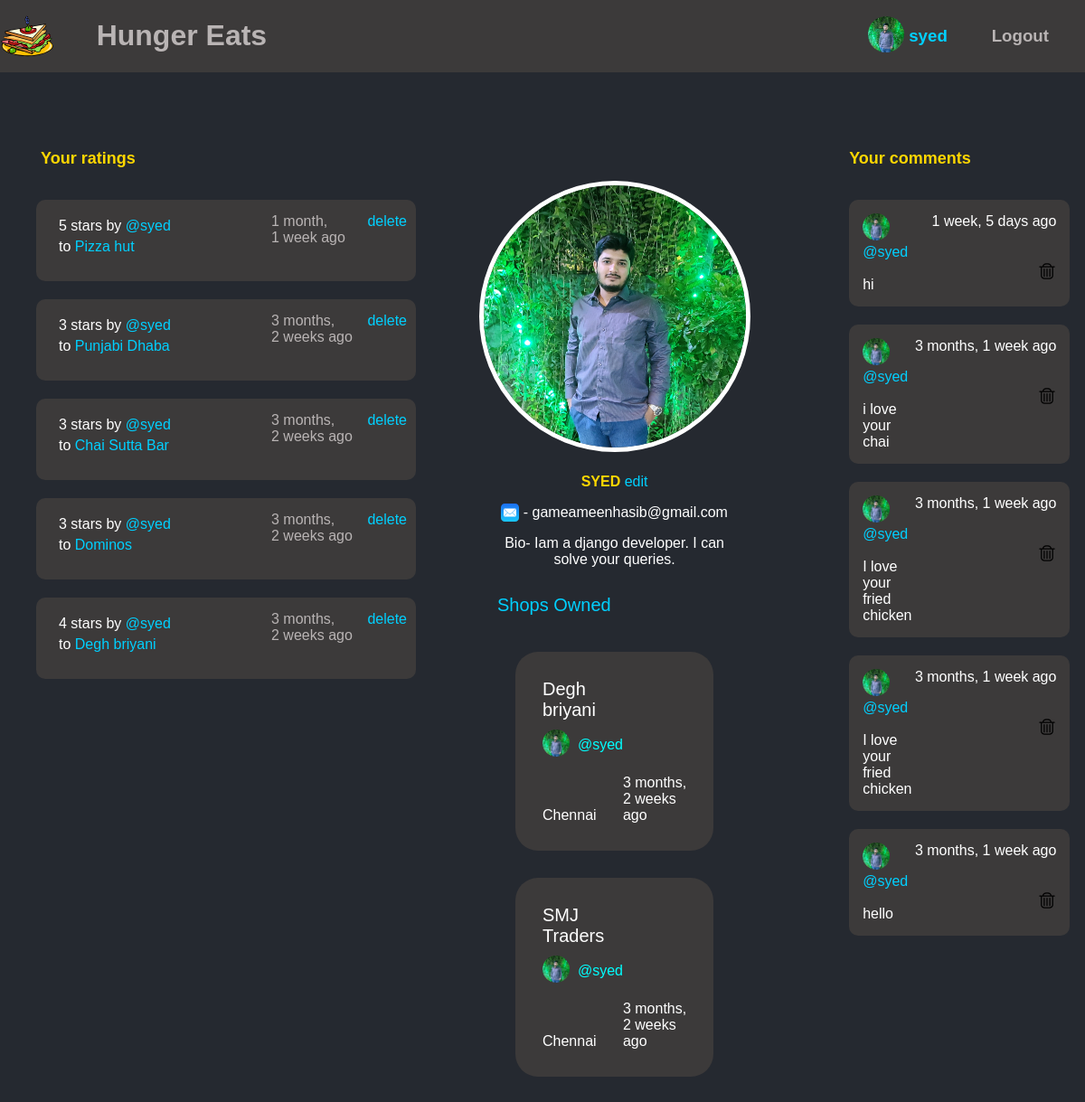
The page /profile/1/ (signed in) on the database as committed earlier.
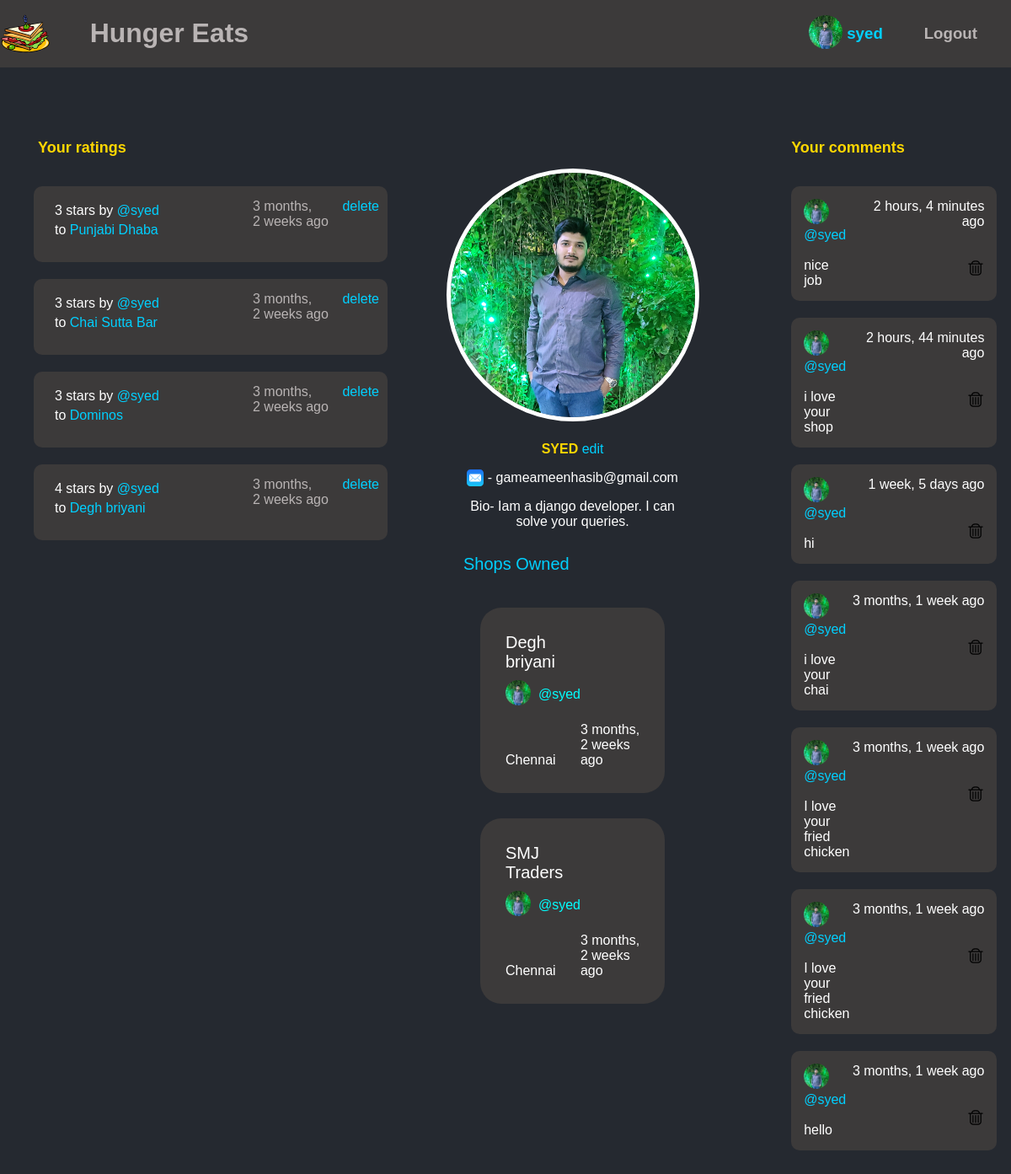
The same page on the database as committed later.
### hunger/models.py (models this page shows, shortened)
class User(AbstractUser):
    email=models.EmailField(null=True)
    bio=models.TextField(null=True)
    avatar=models.ImageField(null=True,default="avatar.svg")

class Ratings(models.Model):
    user=models.ForeignKey(User,on_delete=models.CASCADE)
    shopname=models.ForeignKey(Shop,on_delete=models.CASCADE,related_name="shopname",null=True)
    stars=models.PositiveIntegerField(default=1,validators=[MaxValueValidator(5),MinValueValidator(1)] )
    updated =models.DateTimeField(auto_now=True)
    created=models.DateTimeField(auto_now_add=True)
    class Meta:
        ordering=['-updated','-created']

class Shop(models.Model):
    item=models.ForeignKey("Items", blank=True,on_delete=models.SET_NULL,null=True, related_name="items")
    shop_name=models.CharField(max_length=100 ,blank=True,unique=True)
    phone=models.TextField(validators=[MinLengthValidator(10),MaxLengthValidator(10)],null=True,blank=True)
    email=models.EmailField(max_length=50,null=True,blank=True)
    shop_host=models.ForeignKey(User,on_delete=models.SET_NULL,null=True)
    description=models.TextField(max_length=200,null=True)
    location=models.TextField(max_length=100,null=True)
    updated =models.DateTimeField(auto_now=True)
    created=models.DateTimeField(auto_now_add=True)
    class Meta:
        ordering=['shop_name']
    def __str__(self):
        return self.shop_name

class Message(models.Model):
    user=models.ForeignKey(User,on_delete=models.CASCADE)
    shop=models.ForeignKey(Shop,on_delete=models.CASCADE)
    body=models.TextField(null=True,blank=True)
    updated =models.DateTimeField(auto_now=True)
    created=models.DateTimeField(auto_now_add=True)
    class Meta:
        ordering=['-updated','-created']

### hunger/views.py (the view)
# urls.py: path('profile/<str:pk>/',views.profilepage,name="profile"),
@login_required(login_url='login')
def profilepage(request,pk):
    user=User.objects.get(id=pk)
    shops=user.shop_set.all()
    rating=Ratings.objects.all()
    ratings=rating.filter(user_id=pk)
    comments=Message.objects.filter(user_id=pk)
    context={'user':user,'ratings':ratings,'comments':comments,'shops':shops}
    return render(request,'hunger/profile.html',context)

### hunger/templates/hunger/profile.html (shortened to what this page needs)
{% extends 'index.html' %}
{% block content %}
<div id="spacing"></div>
<div id="profilepage">
    <div id="profile_div_1"> <div id="rating_1">  {% if request.user.username == user.username %}
          <b>Your ratings </b>
          {% else %}
          <b>{{user.username}} ratings </b>
           {% endif %}
    </div>
     <div> {% include 'hunger/rating-component.html' %}</div>
    </div>
   <div id="profile_div_2">
    <div id="profile3">
        <div> <img id="mainphoto" src="{{  user.avatar.url }}" alt=""> </div>
       <div id="profile_info_1">
       <b> {{user.username.upper}} </b>  {% if request.user == user %} <a href="{% url 'update-user' %}">edit</a> {% endif %}
        <br>
        <div id="profile_info_2">
             - {{user.email}} </div>
        {% if user.bio != None %}
        <div id="profile_info_3">
          Bio- {{user.bio}}
        {% endif %} </div> </div>
    </div>
    <div id="shops_owned_profile_1">
         <div id="shop_profile_1">Shops Owned  </div>
        {% include 'hunger/shop-available.html' %}
         </div>
   </div>
   <div id="profile_div_3"> <div id="comments_1">
    {% if request.user.username == user.username %}
          <b>Your comments </b>
           {% else %}
           <b>{{user.username}} comments </b>
            {% endif %} </div>
    <div> {% include 'hunger/shop-comments.html' %}  </div>
     </div>
   </div>
{% endblock %}

### templates/index.html (shortened to what this page needs)
<!DOCTYPE html>
{% load static %}
<html lang="en">
  <head>
     <link rel="stylesheet" href="{% static 'css/home.css' %}">
     <link rel="stylesheet" href="{% static 'css/base.css' %}">
  </head>
  <body>
    {% include 'nav.html' %}
    {% block content %}
    {% endblock %}
  </body>
</html>

### templates/nav.html (shortened to what this page needs)
{% block content %} {% load static %}
<div id="for-navbar">
  <div id="heading">
    <h1 id="h11">
      <a href="{% url 'home' %}">
        <div id="headingsvg">
          <div id="svg1">
          </div>
          <div id="headingtext">Hunger Eats</div>
        </div>
      </a>
    </h1>
    <div>
      <h3>
        <div id="heading2">
          {% if request.user.is_authenticated %}
          <div>
            <div id="heading3">
              <div>
                <img
                  id="profilephoto"
                  src="{{request.user.avatar.url}}"
                  alt=""
                />
              </div>
              <div>
                <a href="{% url 'profile' request.user.id %}">
                  {{request.user}}
                </a>
              </div>
            </div>
          </div>
          <div id="logout1">
            <a href="{% url 'logout' %}">Logout</a>
          </div>
        </div>
        {% endif %}
      </h3>
    </div>
  </div>
</div>
{% endblock %}

### hunger/templates/hunger/rating-component.html
<div class="main11">
{% for rating in ratings %}
<div id="rating-2">
<div id="for-items">
  <div>
    <div id="rating-3">      {{rating.stars}} stars by
      <a href="{% url 'profile' rating.user.id %}">
        @{{rating.user}}
      </a> </div>
    <div id="rating-4"> to <a href="{% url 'shop' rating.shopname.id  %}"> {{rating.shopname}}</a> </div>
  </div>
  <div id="rating-5">
    {{rating.created|timesince}} ago  &nbsp;
    {% url  'profile' rating.user.id  as profile %}
    {% if request.user == rating.user and  request.get_full_path == profile  %}
    <div>
    <a href="{% url 'delete-rating' rating.id %}"> delete </a>
  </div>
    {% endif %}
  </div>
</div>
</div>
{% endfor %}
</div>

### hunger/templates/hunger/shop-available.html
<div class="main11">
  {% for shop in shops %}
  <a class="shop_hovering" href="{% url 'shop' shop.id  %}">
    <div id="shop_body">
      <div class="shop_griding">
        <div id="shop_1">
          <div id="shop_11">
            <div id="shop_111">{{shop.shop_name}}</div>
            <div id="shop_112">
              <div>
                <img
                  id="profilepic"
                  src="{{shop.shop_host.avatar.url}}"
                  alt=""
                />
              </div>&nbsp;&nbsp;
              <div id="shop_113">@{{shop.shop_host}}</div>
            </div>
          </div>
          <div id="shop_12"><div id="shop_13">{{shop.location}}</div></div>
        </div>
        <div id="shop_2">
          <div id="shop_time">{{shop.created|timesince}} ago</div>
        </div>
      </div>
    </div>
  </a>
  {% endfor %}
</div>

### hunger/templates/hunger/shop-comments.html (shortened to what this page needs)
<div class="main11">
  {% for comment in comments %}
  <div id="comment_1">
    <div>
      <a href="{% url 'profile' comment.user.id %}">
        <img id="profilepic" src="{{comment.user.avatar.url}}" alt="" />
        @{{comment.user}}</a
      >
      <br />
      <br />
      <div id="comment_body">
        {{comment.body}}
      </div>
    </div>
    <div id="comment_time">
      {{comment.created|timesince}} ago
      <br>
      {% if comment.user == request.user %}
      <br>
      <br>
      <a href="{% url 'delete-message' comment.id %}">
      </a>
      {% endif %}
    </div>
  </div>
  {% endfor %}
</div>

### static/css/home.css (style rules this page uses)
#for-items { display: grid; grid-template-columns: 2fr 1fr; }
#profilephoto { width: 40px; height: 40px; border-radius: 20px; background-size: cover; }
#profilepic { width: 30px; height: 30px; border-radius: 15px; }
#mainphoto { width: 300px; height: 300px; border-radius: 150px; border: 5px solid rgb(255, 255, 255); }
#profilepage { display: grid; grid-template-columns: 2fr 3fr 2fr ; }
#profile3 { justify-items: center; text-align: center; }

### static/css/base.css (style rules this page uses)
* { box-sizing: border-box; margin: 0; padding: 0; color: rgb(0, 0, 0); }
body { background-color: rgb(37, 41, 48); font-family: "Gill Sans", "Gill Sans MT", Calibri, "Trebuchet MS", sans-serif; }
a { text-decoration: none; color: rgb(0, 208, 255); }
.main11 { overflow: scroll; height: auto; }
#shop_body { height: 220px; margin: 30px; background-color: rgb(60, 58, 58); padding: 30px; border-radius: 25px; }
.shop_griding { display: grid; grid-template-columns: 2fr 1fr; }
#shop_11 { height: 80px; }
#shop_111 { color: white; font-size: 20px; }
#shop_112 { display: flex; align-items: center; padding-top: 10px; }
#shop_113 { color: cyan; }
#shop_12 { display: flex; align-items: flex-end; height: 80px; }
#shop_2 { height: auto; display: flex; align-items: flex-end; justify-content: end; }
#shop_time { color: white; }
#shop_13 { color: white; }
#rating-2 { width: 420px; height: 90px; background-color: rgb(60, 58, 58); border-radius: 10px; margin: 20px; padding:5px 10px; }
#rating-3 { padding: 15px 0px 5px 15px; color: white; }
#rating-4 { color: white; padding-left: 15px; }
#rating-5 { width: 150px; padding-top: 10px; color: rgb(185, 180, 180); display: flex; }
#for-navbar { background-color: rgb(60, 58, 58); width: 100% ; height: 80px; display: flex; justify-content: center; }
#heading { width: 1200px; height: 80px; display: grid; grid-template-columns: 2fr 0.5fr; }
#headingsvg { display: grid; grid-template-columns: 0.25fr 2fr; }
#svg1 { padding-top: 10px; }
#headingtext { display: flex; align-items: center; color: rgb(185, 180, 180); }
#heading2 { width: 200px; height: 80px; display: flex; justify-content: space-between; align-items: center; }
#heading3 { display: flex; align-items: center; }
#logout1 a { color: rgb(185, 180, 180); }
#svg3 { transform: translateY(5px); }
#comment_1 { display: grid; grid-template-columns: 2fr 1fr; border-radius: 10px; background-color: rgb(60, 58, 58); margin-bottom: 20px; margin-top: 20px; padding: 15px; }
#comment_body { color: white; }
#comment_time { color: white; text-align: end; width: 160px; }
#spacing { height: 50px; width: 100%; }
#rating_1 { width: auto; padding: 15px; margin-left: 10px; }
#rating_1 b { color: gold; font-size: large; font-family: 'Lucida Sans', 'Lucida Sans Regular', 'Lucida Grande', 'Lucida Sans Unicode', Geneva, Verdana, sans-serif; }
#comments_1 { width: auto; padding-top: 15px; padding-bottom: 15px; }
#comments_1 b { color: gold; font-size: large; font-family: 'Lucida Sans', 'Lucida Sans Regular', 'Lucida Grande', 'Lucida Sans Unicode', Geneva, Verdana, sans-serif; }
#profile_div_1 { margin: 20px; }
#profile_div_2 { margin: 20px; }
#profile_div_3 { margin: 20px; margin-left: 79.98px; padding-right: 20px; }
#profile3 { margin-top: 50px; }
#profile_info_1 { margin: 20px; }
#profile_info_1 b { color: gold; }
#profile_info_2 { margin:10px; height: 30px; color: white; }
#profile_info_3 { color: white; }
#shops_owned_profile_1 { margin: 20px; }
#shop_profile_1 { padding: 10px; color: rgb(0, 208, 255); font-size: 20px; }

Rows that differ between the two databases and show on the page:
removed Ratings: stars "5", user "syed", shopname "Pizza hut", created "1 month, 1 week", shows "delete"
added Message: user.avatar (picture), user "syed", body "nice job", created "2 hours, 4 minutes"
added Message: user.avatar (picture), user "syed", body "i love your shop", created "2 hours, 44 minutes"
